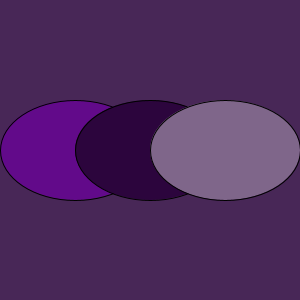
Frame 1 (no input)
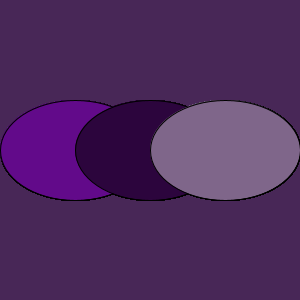
Frame 60 (the mouse pressed at the canvas centre just before this capture)
Frame 120 (the mouse held since frame 60 and released just before this capture): identical to frame 60, image omitted

The Processing sketch that drew these frames (run headless with seeded random() and noise(); from frame 60 on, the mouse is pressed at the canvas centre):

// Processing sketch: processing_87990
// ── processing_87990.pde

//Palettes
//https://kuler.adobe.com/#create/fromacolor
color[] pbn={#482757,#620A8A,#2C053D,#7F668A};
void setup(){
size(300,300);
smooth();
background(pbn[0]);
ellipseMode(CENTER);
}
int w=150;
int h=100;
void draw(){
  fill(pbn[1]);
ellipse(width*1/4,height/2,w,h);
 
 fill(pbn[2]);
ellipse(width*2/4,height/2,w,h);
 
 fill(pbn[3]);
ellipse(width*3/4,height/2,w,h);
}
